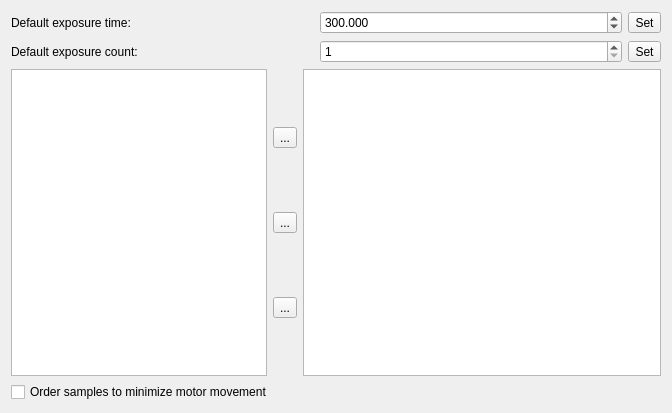
<?xml version="1.0" encoding="UTF-8"?>
<ui version="4.0">
 <class>WizardPage</class>
 <widget class="QWizardPage" name="WizardPage">
  <property name="geometry">
   <rect>
    <x>0</x>
    <y>0</y>
    <width>672</width>
    <height>413</height>
   </rect>
  </property>
  <property name="windowTitle">
   <string>WizardPage</string>
  </property>
  <property name="title">
   <string>Samples</string>
  </property>
  <property name="subTitle">
   <string>Select here the samples to be measured and the corresponding exposure times.</string>
  </property>
  <layout class="QVBoxLayout" name="verticalLayout">
   <item>
    <layout class="QGridLayout" name="gridLayout">
     <item row="0" column="1">
      <widget class="QDoubleSpinBox" name="exposureTimeDoubleSpinBox">
       <property name="decimals">
        <number>3</number>
       </property>
       <property name="maximum">
        <double>9999.998999999999796</double>
       </property>
       <property name="singleStep">
        <double>1.000000000000000</double>
       </property>
       <property name="value">
        <double>300.000000000000000</double>
       </property>
      </widget>
     </item>
     <item row="0" column="0">
      <widget class="QLabel" name="label">
       <property name="text">
        <string>Default exposure time:</string>
       </property>
      </widget>
     </item>
     <item row="0" column="2">
      <widget class="QToolButton" name="setExpTimeToolButton">
       <property name="text">
        <string>Set</string>
       </property>
      </widget>
     </item>
     <item row="1" column="0">
      <widget class="QLabel" name="label_2">
       <property name="text">
        <string>Default exposure count:</string>
       </property>
      </widget>
     </item>
     <item row="1" column="1">
      <widget class="QSpinBox" name="exposureCountSpinBox">
       <property name="minimum">
        <number>1</number>
       </property>
       <property name="maximum">
        <number>9999</number>
       </property>
      </widget>
     </item>
     <item row="1" column="2">
      <widget class="QToolButton" name="setExpCountToolButton">
       <property name="text">
        <string>Set</string>
       </property>
      </widget>
     </item>
    </layout>
   </item>
   <item>
    <layout class="QHBoxLayout" name="horizontalLayout">
     <item>
      <widget class="QListView" name="sampleListView">
       <property name="sizePolicy">
        <sizepolicy hsizetype="Minimum" vsizetype="Expanding">
         <horstretch>0</horstretch>
         <verstretch>0</verstretch>
        </sizepolicy>
       </property>
       <property name="dragEnabled">
        <bool>true</bool>
       </property>
       <property name="dragDropMode">
        <enum>QAbstractItemView::DragOnly</enum>
       </property>
       <property name="alternatingRowColors">
        <bool>true</bool>
       </property>
       <property name="selectionMode">
        <enum>QAbstractItemView::ExtendedSelection</enum>
       </property>
       <property name="resizeMode">
        <enum>QListView::Adjust</enum>
       </property>
       <property name="uniformItemSizes">
        <bool>true</bool>
       </property>
      </widget>
     </item>
     <item>
      <layout class="QVBoxLayout" name="verticalLayout_2">
       <item>
        <widget class="QToolButton" name="addSampleToolButton">
         <property name="text">
          <string>...</string>
         </property>
         <property name="icon">
          <iconset theme="go-next"/>
         </property>
        </widget>
       </item>
       <item>
        <widget class="QToolButton" name="removeSamplesToolButton">
         <property name="text">
          <string>...</string>
         </property>
         <property name="icon">
          <iconset theme="go-previous"/>
         </property>
        </widget>
       </item>
       <item>
        <widget class="QToolButton" name="clearExposureListToolButton">
         <property name="text">
          <string>...</string>
         </property>
         <property name="icon">
          <iconset theme="edit-clear-all"/>
         </property>
        </widget>
       </item>
      </layout>
     </item>
     <item>
      <widget class="QTreeView" name="exposureTreeView">
       <property name="sizePolicy">
        <sizepolicy hsizetype="MinimumExpanding" vsizetype="Expanding">
         <horstretch>1</horstretch>
         <verstretch>0</verstretch>
        </sizepolicy>
       </property>
       <property name="horizontalScrollBarPolicy">
        <enum>Qt::ScrollBarAlwaysOff</enum>
       </property>
       <property name="sizeAdjustPolicy">
        <enum>QAbstractScrollArea::AdjustToContents</enum>
       </property>
       <property name="dragEnabled">
        <bool>false</bool>
       </property>
       <property name="dragDropOverwriteMode">
        <bool>true</bool>
       </property>
       <property name="dragDropMode">
        <enum>QAbstractItemView::DragDrop</enum>
       </property>
       <property name="defaultDropAction">
        <enum>Qt::MoveAction</enum>
       </property>
       <property name="alternatingRowColors">
        <bool>true</bool>
       </property>
       <property name="selectionMode">
        <enum>QAbstractItemView::ExtendedSelection</enum>
       </property>
       <property name="verticalScrollMode">
        <enum>QAbstractItemView::ScrollPerPixel</enum>
       </property>
       <property name="rootIsDecorated">
        <bool>false</bool>
       </property>
       <property name="uniformRowHeights">
        <bool>true</bool>
       </property>
       <property name="itemsExpandable">
        <bool>false</bool>
       </property>
       <property name="allColumnsShowFocus">
        <bool>true</bool>
       </property>
      </widget>
     </item>
    </layout>
   </item>
   <item>
    <widget class="QCheckBox" name="orderSamplesCheckBox">
     <property name="text">
      <string>Order samples to minimize motor movement</string>
     </property>
    </widget>
   </item>
  </layout>
 </widget>
 <resources/>
 <connections/>
</ui>
